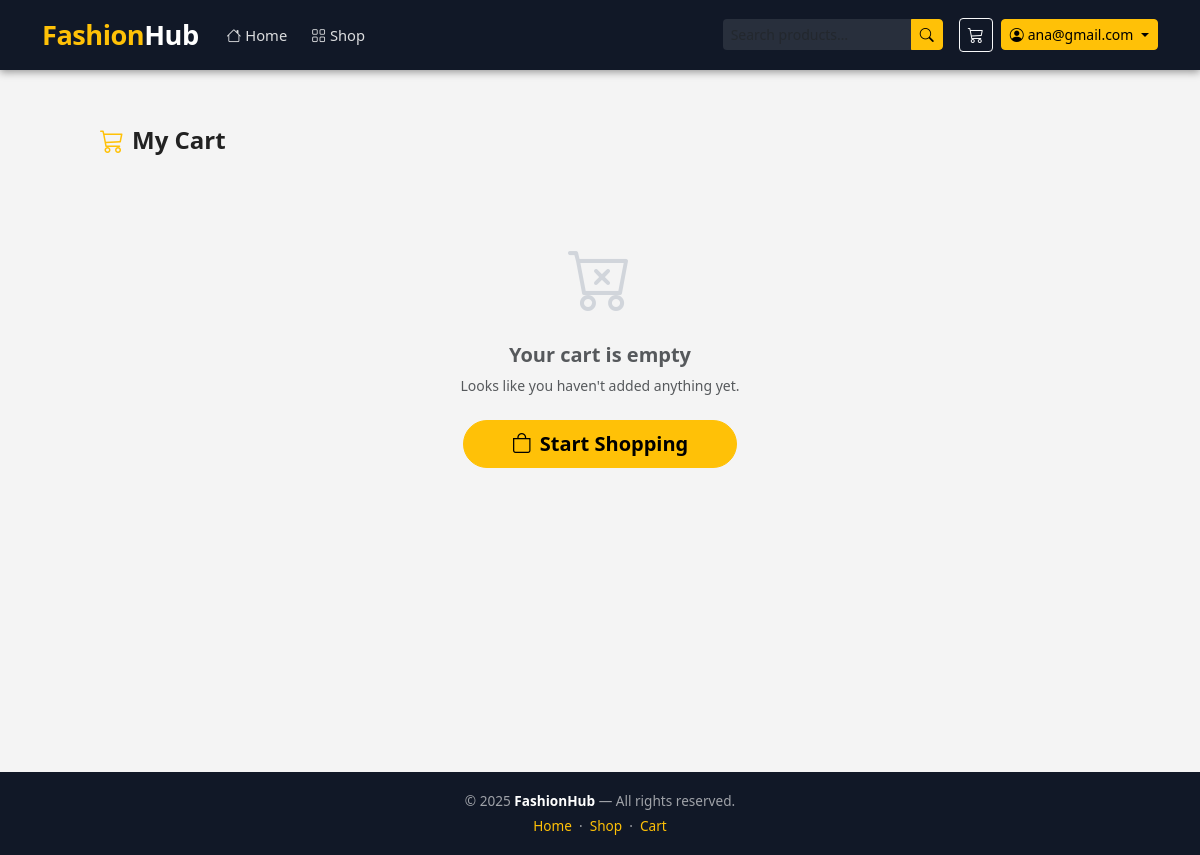
Before: /cart/ (signed in) with the older database file.
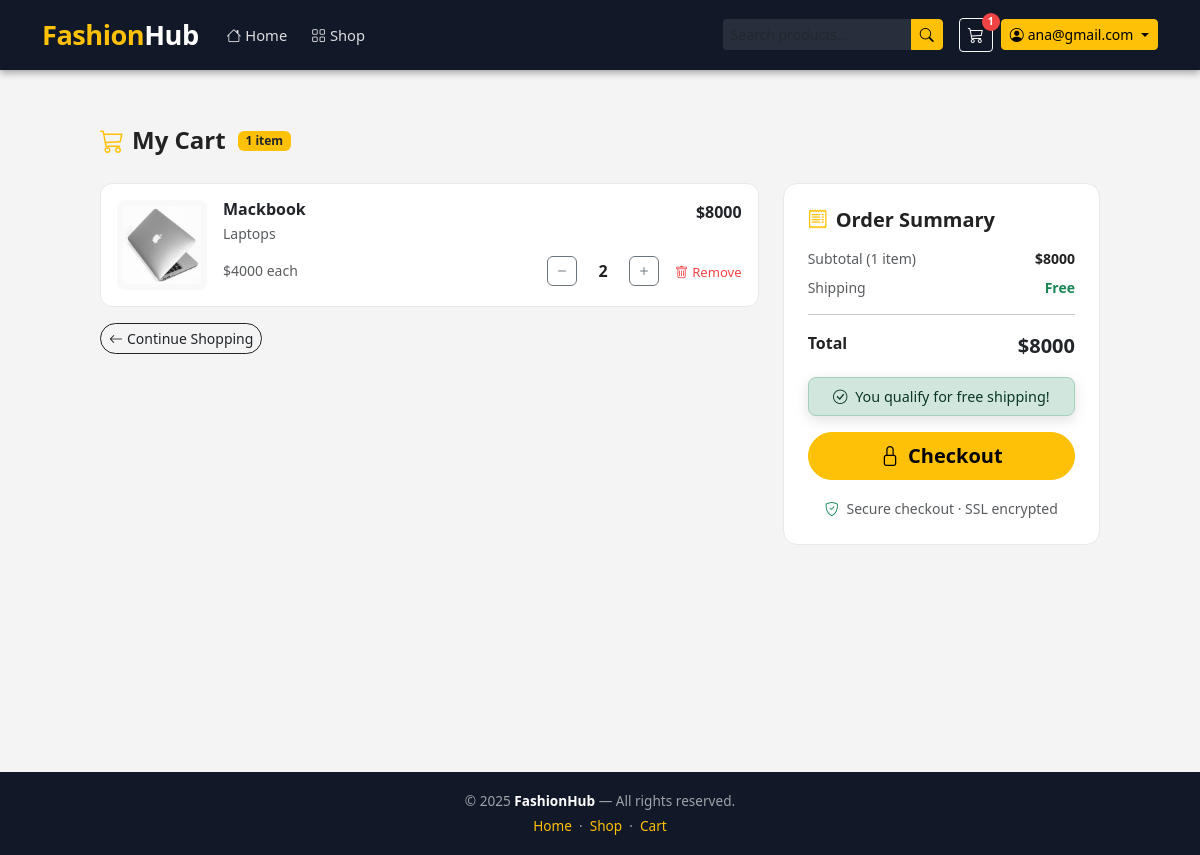
After: the same page with the newer database file.
### cart/models.py (models this page shows, shortened)
class Cart(BaseModel):
    user       = models.OneToOneField(User, on_delete=models.CASCADE, related_name='cart')
    is_paid    = models.BooleanField(default=False)
    def get_cart_count(self):
        return self.cart_items.count()
    def get_cart_total(self):
        return sum(item.get_total_price() for item in self.cart_items.all())

class CartItem(BaseModel):
    cart          = models.ForeignKey(Cart, on_delete=models.CASCADE, related_name='cart_items')
    product       = models.ForeignKey(Product, on_delete=models.CASCADE)
    quantity      = models.PositiveIntegerField(default=1)
    color_variant = models.ForeignKey(ColorVariant, on_delete=models.SET_NULL,
                                      null=True, blank=True)
    size_variant  = models.ForeignKey(SizeVariant, on_delete=models.SET_NULL,
                                      null=True, blank=True)
    def get_total_price(self):
        base  = self.product.get_discounted_price()
        color_price = self.color_variant.price if self.color_variant else 0
        size_price  = self.size_variant.price  if self.size_variant  else 0
        return (base + color_price + size_price) * self.quantity

### products/models.py (models this page shows, shortened)
class Product(BaseModel):
    product_name = models.CharField(max_length=200)
    slug         = models.SlugField(unique=True)
    category     = models.ForeignKey(Category, on_delete=models.SET_NULL,
                                     null=True, blank=True, related_name='products')
    description  = models.TextField(blank=True)
    price        = models.IntegerField()
    discount     = models.IntegerField(default=0)
    stock        = models.IntegerField(default=0)
    is_featured  = models.BooleanField(default=False)
    product_images = models.ImageField(upload_to='products/', blank=True, null=True)
    color_variant  = models.ManyToManyField(ColorVariant, blank=True)
    size_variant   = models.ManyToManyField(SizeVariant, blank=True)
    def get_discounted_price(self):
        if self.discount:
            return self.price - (self.price * self.discount / 100)
        return self.price

class ProductImage(BaseModel):
    product = models.ForeignKey(Product, on_delete=models.CASCADE, related_name='images')
    image   = models.ImageField(upload_to='product_images/')

class Category(BaseModel):
    category_name  = models.CharField(max_length=100)
    slug           = models.SlugField(unique=True)
    category_image = models.ImageField(upload_to='categories/', blank=True, null=True)

### cart/views.py (the view)
# urls.py: path('',                               cart_page,            name='cart'),
@login_required(login_url='login')
def cart_page(request):
    cart, _ = Cart.objects.get_or_create(user=request.user, is_paid=False)
    total             = cart.get_cart_total()
    shipping          = 0 if total >= 50 else 5
    grand_total       = total + shipping
    shipping_remaining = max(0, 50 - total)
    context = {
        'cart':               cart,
        'items':              cart.cart_items.select_related('product', 'color_variant', 'size_variant'),
        'shipping':           shipping,
        'grand_total':        grand_total,
        'shipping_remaining': shipping_remaining,
    }
    return render(request, 'cart/cart.html', context)

### cart/context_processors.py (called while the page is built)
def cart_count(request):
    if request.user.is_authenticated:
        cart = Cart.objects.filter(user=request.user, is_paid=False).first()
        count = cart.get_cart_count() if cart else 0
    else:
        count = 0
    return {'cart_count': count}

### templates/cart/cart.html (shortened to what the changed rows need)
{% extends "base/base.html" %}
{% block start %}
<div class="container py-4">
    <div class="cart-wrapper">
        <div class="d-flex align-items-center gap-2 mb-4">
            <i class="bi bi-cart3 text-warning fs-4"></i>
            <h4 class="fw-bold mb-0">My Cart</h4>
            {% if items %}
                <span class="badge bg-warning text-dark ms-1">
                    {{ cart.get_cart_count }} item{{ cart.get_cart_count|pluralize }}
                </span>
            {% endif %}
        </div>
        {% if items %}
        <div class="row g-4">
            <div class="col-lg-8">
                <div class="d-flex flex-column gap-3">
                    {% for item in items %}
                    <div class="cart-item-card p-3">
                        <div class="d-flex gap-3 align-items-start">
                            <a href="{% url 'get-product' item.product.slug %}">
                                {% if item.product.images.first %}
                                    <img src="/media/{{ item.product.images.first.image }}"
                                         class="cart-product-img"
                                         alt="{{ item.product.product_name }}">
                                {% else %}
                                    <div class="no-img-box">
                                        <i class="bi bi-image text-muted"></i>
                                    </div>
                                {% endif %}
                            </a>
                            <div class="flex-grow-1">
                                <div class="d-flex justify-content-between align-items-start">
                                    <div>
                                        <a href="{% url 'get-product' item.product.slug %}"
                                           class="text-decoration-none text-dark">
                                            <h6 class="fw-bold mb-1">{{ item.product.product_name }}</h6>
                                        </a>
                                        <p class="text-muted small mb-1">
                                            {{ item.product.category.category_name }}
                                        </p>
                                    </div>
                                    <span class="fw-bold text-dark ms-2">${{ item.get_total_price }}</span>
                                </div>
                                <div class="d-flex align-items-center justify-content-between mt-2 flex-wrap gap-2">
                                    <span class="text-muted small">
                                        ${{ item.product.get_discounted_price }} each
                                    </span>
                                    <div class="d-flex align-items-center gap-2">
                                        <form method="POST" action="{% url 'update-cart' item.product.slug %}">
                                            <button type="submit" class="btn btn-outline-secondary qty-btn">
                                                <i class="bi bi-dash"></i>
                                            </button>
                                        </form>
                                        <span class="qty-display">{{ item.quantity }}</span>
                                        <form method="POST" action="{% url 'update-cart' item.product.slug %}">
                                            <button type="submit" class="btn btn-outline-secondary qty-btn">
                                                <i class="bi bi-plus"></i>
                                            </button>
                                        </form>
                                        <form method="POST" action="{% url 'remove-from-cart' item.product.slug %}">
                                            <button type="submit" class="remove-btn ms-2">
                                                <i class="bi bi-trash me-1"></i>Remove
                                            </button>
                                        </form>
                                    </div>
                                </div>
                            </div>
                        </div>
                    </div>
                    {% endfor %}
                </div>
                <div class="mt-3">
                    <a href="{% url 'all-products' %}" class="btn btn-outline-dark btn-sm rounded-pill">
                        <i class="bi bi-arrow-left me-1"></i>Continue Shopping
                    </a>
                </div>
            </div>
            <div class="col-lg-4">
                <div class="order-summary-card p-4">
                    <h5 class="fw-bold mb-3">
                        <i class="bi bi-receipt text-warning me-2"></i>Order Summary
                    </h5>
                    <div class="d-flex justify-content-between mb-2 small">
                        <span class="text-muted">
                            Subtotal ({{ cart.get_cart_count }} item{{ cart.get_cart_count|pluralize }})
                        </span>
                        <span class="fw-semibold">${{ cart.get_cart_total }}</span>
                    </div>
                    <div class="d-flex justify-content-between mb-2 small">
                        <span class="text-muted">Shipping</span>
                        <span class="fw-semibold {% if shipping == 0 %}text-success{% endif %}">
                            {% if shipping == 0 %}Free{% else %}${{ shipping }}{% endif %}
                        </span>
                    </div>
                    <hr>
                    <div class="d-flex justify-content-between mb-3">
                        <span class="fw-bold">Total</span>
                        <span class="fw-bold fs-5 text-dark">${{ grand_total }}</span>
                    </div>
                    {% if shipping_remaining > 0 %}
                    <div class="alert alert-warning py-2 small text-center mb-3">
                        <i class="bi bi-truck me-1"></i>
                        Add ${{ shipping_remaining }} more for free shipping!
                    </div>
                    {% else %}
                    <div class="alert alert-success py-2 small text-center mb-3">
                        <i class="bi bi-check-circle me-1"></i>
                        You qualify for free shipping!
                    </div>
                    {% endif %}
                    <div class="d-grid">
                        <a href="{% url 'checkout' %}" class="btn btn-warning btn-lg fw-bold rounded-pill">
                            <i class="bi bi-lock me-2"></i>Checkout
                        </a>
                    </div>
                    <div class="text-center mt-3">
                        <small class="text-muted">
                            <i class="bi bi-shield-check me-1 text-success"></i>
                            Secure checkout · SSL encrypted
                        </small>
                    </div>
                </div>
            </div>
        </div>
        {% else %}
        <div class="text-center py-5">
            <div class="empty-cart-icon mb-3">
                <i class="bi bi-cart-x"></i>
            </div>
            <h5 class="fw-bold text-muted">Your cart is empty</h5>
            <p class="text-muted small mb-4">Looks like you haven't added anything yet.</p>
            <a href="{% url 'all-products' %}" class="btn btn-warning btn-lg fw-bold rounded-pill px-5">
                <i class="bi bi-bag me-2"></i>Start Shopping
            </a>
        </div>
        {% endif %}
    </div>
</div>
{% endblock %}

### templates/base/base.html (shortened to what this page needs)
<!DOCTYPE html>
<html lang="en">
<head>
    <link href="https://cdn.jsdelivr.net/npm/bootstrap@5.3.0/dist/css/bootstrap.min.css" rel="stylesheet">
    <link href="https://cdn.jsdelivr.net/npm/bootstrap-icons@1.10.5/font/bootstrap-icons.css" rel="stylesheet">
</head>
<body>
<nav class="navbar navbar-expand-lg">
    <div class="container">
        <a class="navbar-brand" href="/">Fashion<span>Hub</span></a>
        <div class="collapse navbar-collapse" id="navbarContent">
            <ul class="navbar-nav me-auto mb-2 mb-lg-0">
                <li class="nav-item">
                    <a class="nav-link {% if request.path == '/' %}active{% endif %}" href="/">
                        <i class="bi bi-house me-1"></i>Home
                    </a>
                </li>
                <li class="nav-item">
                    <a class="nav-link {% if '/products/' in request.path %}active{% endif %}"
                       href="{% url 'all-products' %}">
                        <i class="bi bi-grid me-1"></i>Shop
                    </a>
                </li>
            </ul>
            <form class="d-flex me-3" method="GET" action="{% url 'all-products' %}">
                <div class="input-group input-group-sm" style="width:220px">
                    <input class="form-control border-0 bg-secondary bg-opacity-25"
                           style="color:white;" type="search" name="q"
                           placeholder="Search products…"
                           value="{{ request.GET.q|default:'' }}">
                    <button class="btn btn-warning btn-sm px-2" type="submit">
                        <i class="bi bi-search"></i>
                    </button>
                </div>
            </form>
            <div class="d-flex align-items-center gap-2">
                <a href="{% url 'cart' %}" class="btn btn-outline-light btn-sm cart-btn">
                    <i class="bi bi-cart3 fs-6"></i>
                    {% if cart_count > 0 %}
                        <span class="cart-badge">{{ cart_count }}</span>
                    {% endif %}
                </a>
                {% if request.user.is_authenticated %}
                <div class="dropdown">
                    <button class="btn btn-warning btn-sm dropdown-toggle d-flex align-items-center gap-1"
                            data-bs-toggle="dropdown">
                        <i class="bi bi-person-circle"></i>
                        {{ request.user.first_name|default:request.user.email }}
                    </button>
                </div>
                {% else %}
                    <a href="{% url 'login' %}"    class="btn btn-outline-light btn-sm">Login</a>
                    <a href="{% url 'register' %}" class="btn btn-warning btn-sm">Register</a>
                {% endif %}
            </div>
        </div>
    </div>
</nav>
<main>
    {% block start %}{% endblock %}
</main>
<footer>
    <div class="container">
        <p class="mb-1">© 2025 <strong style="color:#fff">FashionHub</strong> — All rights reserved.</p>
        <p class="mb-0">
            <a href="/">Home</a> &nbsp;·&nbsp;
            <a href="{% url 'all-products' %}">Shop</a> &nbsp;·&nbsp;
            <a href="{% url 'cart' %}">Cart</a>
        </p>
    </div>
</footer>
</body>
</html>

Changed rows visible on the page:
now on this page (row unchanged): Cart: get_cart_count "1", get_cart_total "8000"
added CartItem: product.images.first.image (picture), product.product_name "Mackbook", product.category.category_name "Laptops", get_total_price "8000", product.get_discounted_price "4000", quantity "2"
Other visible differences:
{{ cart_count }}: (not shown) → "1"
{{ grand_total }}: (not shown) → "8000"
text no longer shown: "Your cart is empty Looks like you haven't added anything yet. Start Shopping"
text now shown: "item Continue Shopping Order Summary Subtotal ( item ) $ Shipping Free Total $ You qualify for free shipping! Checkout Secure checkout · SSL encrypted"
